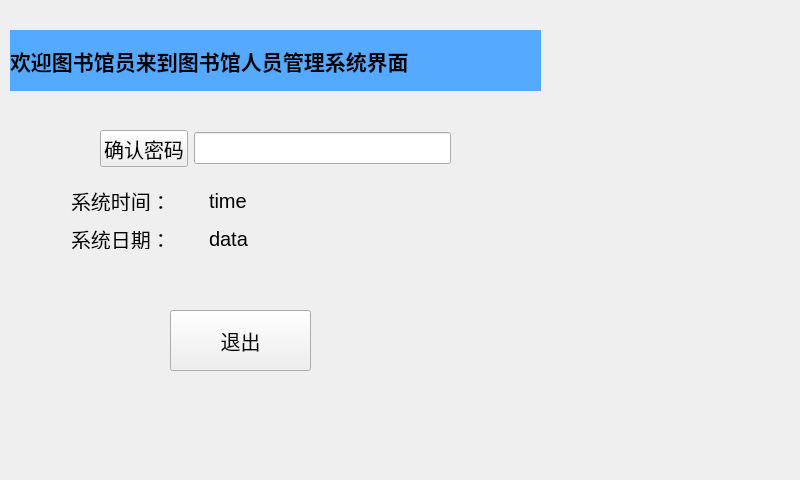
<?xml version="1.0" encoding="UTF-8"?>
<ui version="4.0">
 <class>LandToSystem</class>
 <widget class="QWidget" name="LandToSystem">
  <property name="geometry">
   <rect>
    <x>0</x>
    <y>0</y>
    <width>800</width>
    <height>480</height>
   </rect>
  </property>
  <property name="font">
   <font>
    <pointsize>15</pointsize>
   </font>
  </property>
  <property name="windowTitle">
   <string>Form</string>
  </property>
  <widget class="QLabel" name="label">
   <property name="geometry">
    <rect>
     <x>10</x>
     <y>30</y>
     <width>531</width>
     <height>61</height>
    </rect>
   </property>
   <property name="font">
    <font>
     <family>Adobe Devanagari</family>
     <pointsize>16</pointsize>
     <weight>75</weight>
     <bold>true</bold>
    </font>
   </property>
   <property name="styleSheet">
    <string notr="true">background-color: rgb(85, 85, 255);
background-color: rgb(85, 170, 255);</string>
   </property>
   <property name="text">
    <string>欢迎图书馆员来到图书馆人员管理系统界面</string>
   </property>
  </widget>
  <widget class="QLabel" name="label_2">
   <property name="geometry">
    <rect>
     <x>71</x>
     <y>191</y>
     <width>100</width>
     <height>20</height>
    </rect>
   </property>
   <property name="text">
    <string>系统时间：</string>
   </property>
  </widget>
  <widget class="QLabel" name="dataLabel">
   <property name="geometry">
    <rect>
     <x>209</x>
     <y>229</y>
     <width>301</width>
     <height>20</height>
    </rect>
   </property>
   <property name="text">
    <string>data</string>
   </property>
  </widget>
  <widget class="QPushButton" name="exitBtn">
   <property name="geometry">
    <rect>
     <x>170</x>
     <y>310</y>
     <width>141</width>
     <height>61</height>
    </rect>
   </property>
   <property name="font">
    <font>
     <family>Adobe Devanagari</family>
     <pointsize>15</pointsize>
     <weight>50</weight>
     <bold>false</bold>
    </font>
   </property>
   <property name="text">
    <string>退出</string>
   </property>
  </widget>
  <widget class="QWidget" name="layoutWidget">
   <property name="geometry">
    <rect>
     <x>100</x>
     <y>130</y>
     <width>351</width>
     <height>37</height>
    </rect>
   </property>
   <layout class="QHBoxLayout" name="horizontalLayout">
    <item>
     <widget class="QPushButton" name="passBtn">
      <property name="font">
       <font>
        <family>Adobe Devanagari</family>
        <pointsize>15</pointsize>
        <weight>50</weight>
        <bold>false</bold>
       </font>
      </property>
      <property name="text">
       <string>确认密码</string>
      </property>
     </widget>
    </item>
    <item>
     <widget class="QLineEdit" name="passEdit">
      <property name="inputMask">
       <string/>
      </property>
      <property name="echoMode">
       <enum>QLineEdit::Normal</enum>
      </property>
      <property name="placeholderText">
       <string/>
      </property>
     </widget>
    </item>
   </layout>
  </widget>
  <widget class="QLabel" name="passinLabel">
   <property name="geometry">
    <rect>
     <x>480</x>
     <y>130</y>
     <width>141</width>
     <height>31</height>
    </rect>
   </property>
   <property name="text">
    <string/>
   </property>
  </widget>
  <widget class="QLabel" name="label_3">
   <property name="geometry">
    <rect>
     <x>71</x>
     <y>229</y>
     <width>100</width>
     <height>20</height>
    </rect>
   </property>
   <property name="text">
    <string>系统日期：</string>
   </property>
  </widget>
  <widget class="QLabel" name="timeLabel">
   <property name="geometry">
    <rect>
     <x>209</x>
     <y>191</y>
     <width>311</width>
     <height>20</height>
    </rect>
   </property>
   <property name="text">
    <string>time</string>
   </property>
  </widget>
 </widget>
 <resources/>
 <connections/>
</ui>
